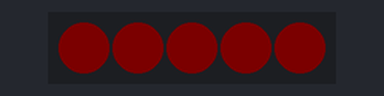
A sketch run on a simulated Arduino Uno, built with avr-gcc and run on an emulated ATmega328P. Parts: 5 RGB LEDs in strip order, left to right. Dim RGB values are drawn brighter than linear.

Above: at 0.25 s.
At 6.58 s:
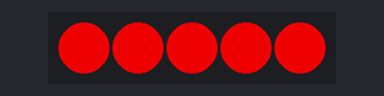
At 13.02 s:
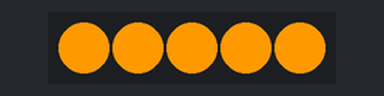
At 19.45 s:
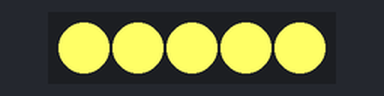
At 22.27 s:
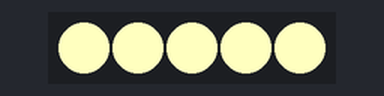
At 25.8 s:
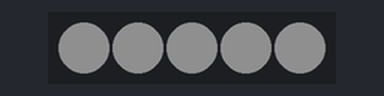
Timing chart, 0 to 27.3 s (numbered marks = the images above):
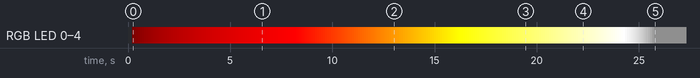

Measured:
- by itself, RGB LED 0–4: off → RGB(3, 0, 0) at 0.20 s, → RGB(6, 0, 0) 0.10 s later, → RGB(9, 0, 0) 0.10 s later, → RGB(12, 0, 0) 0.10 s later, … (255 changes in this stretch)

The sketch:

Midterm_5.ino
```cpp
#include "FastLED.h"

// How many leds in your strip?
#define NUM_LEDS 5

#define DATA_PIN 11

CRGB leds[NUM_LEDS];


void setup() {
  FastLED.addLeds<NEOPIXEL, DATA_PIN>(leds, NUM_LEDS);
//  sunrise(10);
}

void loop() {
  sunrise(50);
  delay(100);
//  sunset(50);


  FastLED.show();
}

void sunrise(int wait) {

  static const float sunriseLength = 4;

  static const float interval = (sunriseLength * 60) / 256;

  static float heatIndex = 0;

   CRGB color = ColorFromPalette(HeatColors_p, heatIndex);

  fill_solid(leds, NUM_LEDS, color);

  EVERY_N_SECONDS(interval) {
    if (heatIndex < 255) {
      heatIndex++;
    }

  }
}
```
